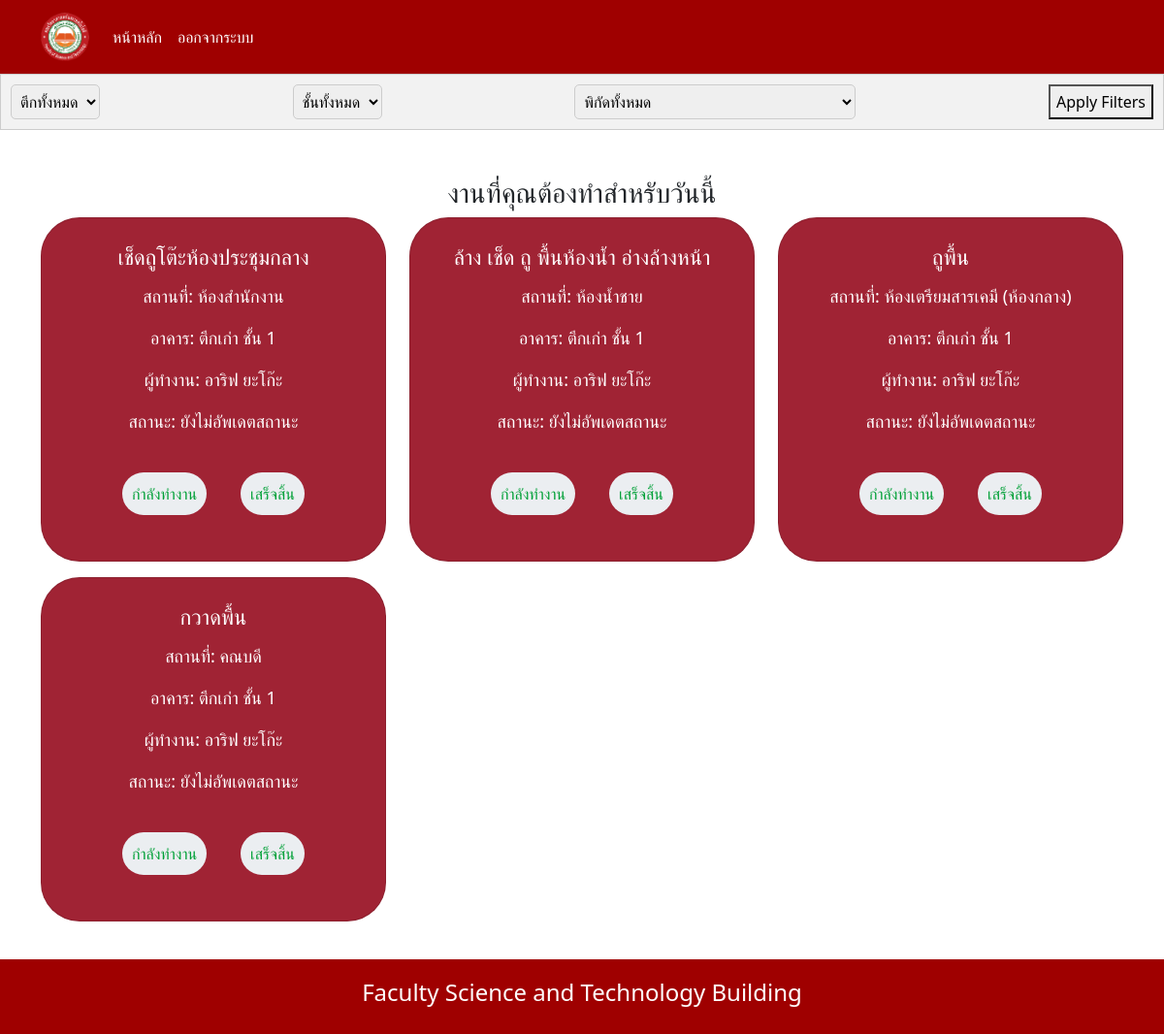
Screenshot of /cleaner_works/ (signed in) with the database file from the repository.
### cleanerapp/models.py (models this page shows, shortened)
class Work(models.Model):
    work_name = models.CharField(max_length=100)
    cleaner = models.ForeignKey(Cleaner, on_delete=models.CASCADE)
    room = models.ForeignKey(Room, on_delete=models.CASCADE)
    WEEKDAYS = [
        ('Sunday', 'Sunday'),
        ('Monday', 'Monday'),
        ('Tuesday', 'Tuesday'),
        ('Wednesday', 'Wednesday'),
        ('Thursday', 'Thursday'),
        ('Friday', 'Friday'),
        ('Saturday', 'Saturday'),
    ]
    day = models.CharField(max_length=9, choices=WEEKDAYS)  # Set max_length to accommodate the longest weekday name
    class Meta:
        unique_together = ('work_name', 'cleaner', 'room', 'day')

class Room(models.Model):
    room_name = models.CharField(max_length=100)
    building = models.ForeignKey(Building, on_delete=models.CASCADE)
    floor_num = models.PositiveIntegerField()
    class Meta:
        unique_together = ('room_name', 'building', 'floor_num')

class Building(models.Model):
    name = models.CharField(max_length=100, unique=True)
    total_floors = models.PositiveIntegerField()

class Cleaner(models.Model):
    SEX_CHOICES = [
        ('Male', 'Male'),
        ('Female', 'Female'),
    ]
    profile_image = models.ImageField(upload_to='profile_images/', blank=True, null=True)
    user = models.OneToOneField(User, on_delete=models.CASCADE)
    sex = models.CharField(max_length=10, choices=SEX_CHOICES)

### cleanerapp/views.py (the view, shortened to what this page needs)
# urls.py: path('cleaner_works/', views.cleaner_works, name='cleaner_works'),
@login_required
@cleaner_required
def cleaner_works(request):
    username = request.user.username
    user = get_object_or_404(User, username=username)
    cleaner = get_object_or_404(Cleaner, user=user)
    current_day_of_week = datetime.now().strftime('%A')
    works_data = Work.objects.filter(day=current_day_of_week, cleaner=cleaner)
    building_choices = Building.objects.all()
    floor_choices = Room.objects.values_list('floor_num', flat=True).distinct().order_by('floor_num')
    room_choices = Room.objects.values_list('room_name', flat=True).distinct().order_by('room_name')
    building_query = request.GET.get('building')
    room_query = request.GET.get('room')
    floor_query = request.GET.get('floor')
    if building_query:
        works_data = works_data.filter(room__building__name=building_query)
    if room_query:
        works_data = works_data.filter(room__room_name=room_query)
    if floor_query:
        works_data = works_data.filter(room__floor_num=floor_query)
    context = {
        'works_data': works_data,
        'building_choices': building_choices,
        'floor_choices': floor_choices,
        'room_choices': room_choices
    }
    return render(request, 'cleaner.html', context)

### templates/cleaner.html (shortened to what this page needs)
{% include 'navbar.html' %}
<!DOCTYPE html>
<html lang="en">
<head>
    {% load static %}
    <link rel="stylesheet" href="{% static 'css/cleaner.css' %}">
    <link href="https://cdn.jsdelivr.net/npm/bootstrap@5.0.0-alpha2/dist/css/bootstrap.min.css" rel="stylesheet">
</head>
<body>
<div class="filter-bar">
    <div class="filter-dropdown">
        <select id="buildingFilter">
            <option value="">ตึกทั้งหมด</option>
        </select>
    </div>
    <div class="filter-dropdown">
        <select id="floorFilter">
            <option value="">ชั้นทั้งหมด</option>
        </select>
    </div>
    <div class="filter-dropdown">
        <select id="roomFilter">
            <option value="">พิกัดทั้งหมด</option>
        </select>
    </div>
    <button type="button" onclick="applyFilters()">Apply Filters</button>
</div>
<div class="container mt-5 content">
    <h3 class="text-center">งานที่คุณต้องทำสำหรับวันนี้</h3>
    <div class="row">
        {% for workitem in works_data %}
        {% with workitem.worksdata_set.first as work_data %}
        {% if work_data.status != 'เสร็จสิ้น' and work_data.status != 'ประเมินเรียบร้อย' %}
            <div class="col-md-4 mb5">
                <div class="card mb-3 text-center">
                    <div class="card-body">
                        <h5 class="card-title{{ workitem.id }} text-center">{{ workitem.work_name }}</h5>
                        <p class="card-text{{ workitem.id }}"">สถานที่: <span >{{ workitem.room.room_name }}</span></p>
                        <p class="card-text{{ workitem.id }}">อาคาร: <span >{{ workitem.room.building.name }} ชั้น {{ workitem.room.floor_num }}</span></p>
                        <p class="card-text{{ workitem.id }}" >ผู้ทำงาน: <span id="taskUser{{ workitem.id }}">{{ workitem.cleaner.user.get_full_name }}</span></p>
                        <p class="card-text{{ workitem.id }}">สถานะ: <span id="taskStatus{{ workitem.id }}">
                                {% if work_data %}
                                    {{ work_data.status }}
                                {% else %}
                                ยังไม่อัพเดตสถานะ
                                {% endif %}
                        </span></p>
                        <div class="d-flex justify-content-center m-3 mt-4">
                                <button class="btn" id="Process{{ workitem.id }}" onclick="changeTaskStatus({{ workitem.id }}, 'กำลังทำงาน')">กำลังทำงาน</button>
                                <button class="btn" style="margin-left: 20px;" id="Done{{ workitem.id }}" onclick="changeTaskStatus({{ workitem.id }}, 'เสร็จสิ้น')">เสร็จสิ้น</button>
                            </div>
                    </div>
                </div>
            </div>
            {% endif %}
            {% endwith %}
        {% endfor %}
    </div>
</div>
</body>
</html>

### static/css/cleaner.css (style rules this page uses)
body { flex-direction: column; display: flex; }
.content { flex: 1; padding-bottom: 100px; }
.card.mb-3 { background: #a02334; border-radius: 40px; }
.card.mb-3 h5 { color: white; margin-top: 10px; margin-bottom: 15px; font-size: 22px; }
.card.mb-3 p { color: white; font-size: 18px; }
button.btn { font-size: 16px; font-weight: 500; padding: 10px; margin: 15px; width: auto; background: #ebeef1; cursor: pointer; border: none; border-radius: 50px; color: #00a037; box-shadow: 20px 10px 10px 1px rgba(10, 90, 169, 0.16), -10px -10px -10px -1px rgba(255, 255, 255, 0.70); }
.filter-bar { display: flex; justify-content: space-between; background-color: #f2f2f2; padding: 10px; border: 1px solid #ccc; overflow-x: auto; }
.filter-dropdown { margin-right: 10px; }
select { padding: 5px; border: 1px solid #ccc; border-radius: 5px; }

### rows the page displays
Work: work_name "เช็ดถูโต๊ะห้องประชุมกลาง", room.room_name "ห้องสำนักงาน", room.building.name "ตึกเก่า", room.floor_num "1", cleaner.user.get_full_name "อาริฟ ยะโก๊ะ"
Work: work_name "ล้าง เช็ด ถู พื้นห้องน้ำ อ่างล้างหน้า", room.room_name "ห้องน้ำชาย", room.building.name "ตึกเก่า", room.floor_num "1", cleaner.user.get_full_name "อาริฟ ยะโก๊ะ"
Work: work_name "ถูพื้น", room.room_name "ห้องเตรียมสารเคมี (ห้องกลาง)", room.building.name "ตึกเก่า", room.floor_num "1", cleaner.user.get_full_name "อาริฟ ยะโก๊ะ"
Work: work_name "กวาดพื้น", room.room_name "คณบดี", room.building.name "ตึกเก่า", room.floor_num "1", cleaner.user.get_full_name "อาริฟ ยะโก๊ะ"
